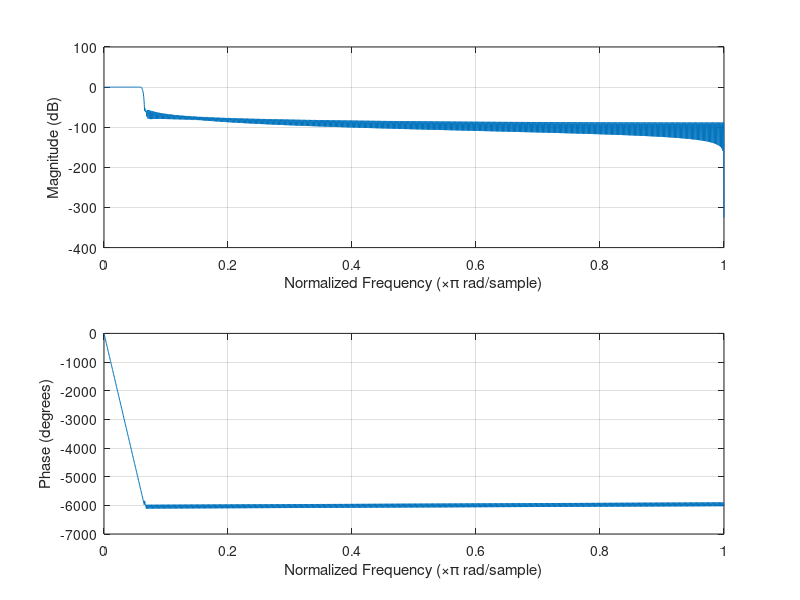
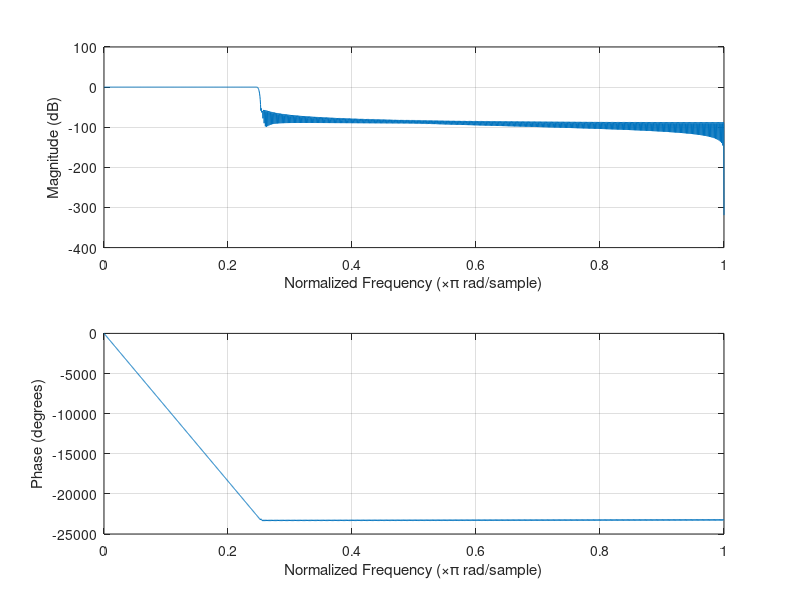
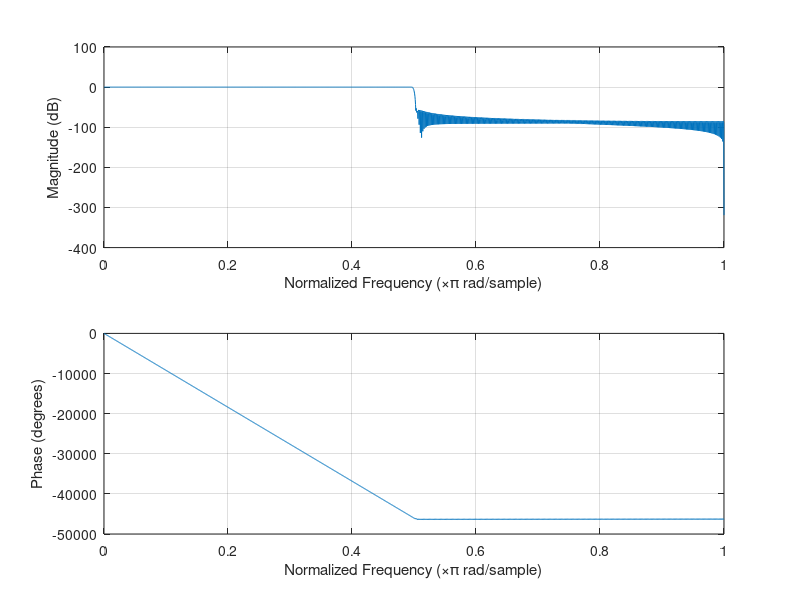

Here is the MATLAB script that generated these plots, in order: (Note: this script raises an error after producing the figures.)
% 5. Effect of Pulse Shaping to the Error Probability Curve in Intermediate Frequency (IF)
% Author: Seyed Mohammad Mehdi Hosseini (Smmehdihosseini@gmail.com)

clear;close all;clc;
num_bit=1000;
Time_bit=1e-3;
bit_rate=1/Time_bit;
M=2; 
k=log2(M); 
N=8;
Fs=N*(1/Time_bit);
db_snr=-10:2:10;
fc=3e3; 
fil_order=[127,255,1023]; 
BandWidth=[bit_rate/4,bit_rate,2*bit_rate]; 
wn=(2*BandWidth)/(Fs);
l_lp=fil_order+1; 
lp_delay=fil_order/2; 
lP_filter=[fir1(fil_order(3),wn(1));fir1(fil_order(3),wn(2));fir1(fil_order(3),wn(3))];
figure;freqz(lP_filter(1,:));
figure;freqz(lP_filter(2,:));
figure;freqz(lP_filter(3,:));
h1 = spectrum.welch('Hamming',100,5)
Hpsd1=psd(h1,lP_filter(1,:),'Fs',Fs)
h2 = spectrum.welch('Hamming',100,5)
Hpsd2=psd(h2,lP_filter(2,:),'Fs',Fs)
h3 = spectrum.welch('Hamming',100,5)
Hpsd3=psd(h3,lP_filter(3,:),'Fs',Fs)
figure;
p1=plot(Hpsd1);
set(p1,'LineWidth',1.5,'Color','y');hold on;
plt2=plot(Hpsd2);
set(plt2,'LineWidth',1.5,'Color','b');hold on;
plt3=plot(Hpsd3);
set(plt3,'LineWidth',1.5,'Color','r');
legend('BandWidth=0.25KHz','BandWidth=1KHz','BandWidth=2KHz');grid on;

span = 8;
sps = N;
beta=0.35;
h_rcosine = rcosdesign(beta,span,sps,'normal');
h_rcosine=h_rcosine/sqrt(sum(h_rcosine.^2));
h_rc_delay=span/2*sps; 
ber_snr_rc=zeros(length(BandWidth),length(db_snr));
for i_snr=1:length(db_snr)
err_total_rc=zeros(length(BandWidth),1); ite=0;
while ite<100 
bi=randi([0 1],1,num_bit);
sym1=2*bi-1;
bpsk_sym=upsample(sym1,N);
sym_rc1=conv(h_rcosine,bpsk_sym);
t=(0:length(sym_rc1)-1)/Fs;
sym_rc_pb=real(sym_rc1.*exp(1j*2*pi*fc*t));
bpsk_rc=sym_rc_pb/sqrt(sum(sym_rc_pb.^2)/length(sym_rc_pb));
n0=(10^(-(db_snr(i_snr)/10)));
noise=sqrt(n0)*randn(1,length(sym_rc1));
rx_rc =bpsk_rc +noise;
sym_rc_bb=real(rx_rc.*exp(-1j*2*pi*fc*t));
LPF_sym_rc_bb1=conv2(sym_rc_bb,lP_filter);
LPF_sym_rc_bb=LPF_sym_rc_bb1(:,floor(lp_delay(3))+1:end);

if i_snr==6 && ite==1
h9 = spectrum.welch('Hamming',100,5)
Hpsd9=psd(h9,sym_rc_pb,'Fs',Fs)
figure;plt9=plot(Hpsd9);
set(plt9,'LineWidth',1.5,'Color','b');
legend('Passband RC Shaped signal');
h4 = spectrum.welch('Hamming',140,60)
Hpsd4=psd(h4,rx_rc,'Fs',Fs)
h5 = spectrum.welch('Hamming',120,20)
Hpsd5=psd(h5,sym_rc_bb,'Fs',Fs)
h6 = spectrum.welch('Hamming',100,5)
Hpsd6=psd(h6,LPF_sym_rc_bb1(1,:),'Fs',Fs)
h7 = spectrum.welch('Hamming',100,5)
Hpsd7=psd(h7,LPF_sym_rc_bb1(2,:),'Fs',Fs)
h8 = spectrum.welch('Hamming',100,5)
Hpsd8=psd(h8,LPF_sym_rc_bb1(3,:),'Fs',Fs)
figure;plt4=plot(Hpsd4);
set(plt4,'LineWidth',1.5,'Color','r');
legend('Noisy Signal,Passband');
figure;
plt5=plot(Hpsd5);
set(plt5,'LineWidth',1.5,'Color','b');
legend('Noisy Signal,Baseband');
figure;
plt6=plot(Hpsd6);
set(plt6,'LineWidth',1.5,'Color','m');hold on;
plt7=plot(Hpsd7);
set(plt7,'LineWidth',1.5,'Color','g');hold on;
plt8=plot(Hpsd8);
set(plt8,'LineWidth',1.5,'Color','k');
legend('BandWidth=0.25KHz','BandWidth=1KHz','BandWidth=2KHz');
title('LP-Filtered Signal')
end
rx1_rc=conv2(h_rcosine,LPF_sym_rc_bb);
rx2_rc=rx1_rc( :,h_rc_delay*2+1:N:(num_bit*N)+(h_rc_delay*2+1)-1);
bi_hat_rc=rx2_rc>0;
num_err_rc=sum([xor(bi,bi_hat_rc(1,:));xor(bi,bi_hat_rc(2,:));xor(bi,bi_hat_rc(3,:))],2);
err_total_rc=err_total_rc+num_err_rc;
ite=ite+1;
end

ber_snr_rc(:,i_snr)=err_total_rc/(ite*num_bit);
end
figure;semilogy(db_snr,ber_snr_rc(1,:),'b-o');hold on;grid on;
semilogy(db_snr,ber_snr_rc(2,:),'r-s');hold on;
semilogy(db_snr,ber_snr_rc(3,:),'g-*');
legend('BW=0.25kHz','BW=1kHz','BW=2kHz');
xlabel('SNR');
ylabel('BER');
title('BER vs. SNR,Rb=1 kb/s, N_F=1024')
